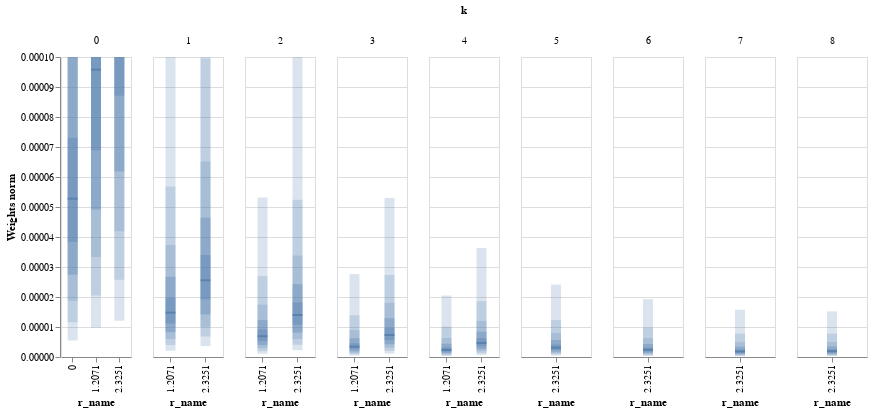

Source (notebook cell):
### Code cell
weights_grad = torch.cat([m.weights.grad.flatten(end_dim=1) for m in net.modules() if isinstance(m, SteeredConv2d) and m.weights.shape[-1]==27])
base.plot_weights_dist(weights_grad, wrange=(1e-10, 1e-4))

### Figure 1 — Vega-Lite specification as saved in the notebook (floating-point values rounded to 4 significant figures)
{"config": {"view": {"continuousWidth": 400, "continuousHeight": 300}}, "data": {"name": "data-4a39babf2869ba52b495e425de998319"}, "facet": {"column": {"type": "quantitative", "field": "k"}}, "spec": {"layer": [{"mark": {"type": "tick", "thickness": 2, "width": 10, "xOffset": 0}, "encoding": {"x": {"type": "nominal", "field": "r_name"}, "y": {"type": "quantitative", "axis": {}, "field": "median", "scale": {"domain": [1e-10, 0.0001], "type": "linear"}, "title": "Weights norm"}}, "selection": {"selector004": {"type": "interval", "bind": "scales", "encodings": ["y"]}}, "width": 70}, {"mark": {"type": "bar", "opacity": 0.2, "width": 10, "xOffset": 0}, "encoding": {"x": {"type": "nominal", "field": "r_name"}, "y": {"type": "quantitative", "field": "-q0", "title": ""}, "y2": {"field": "q0"}}, "width": 70}, {"mark": {"type": "bar", "opacity": 0.2, "width": 10, "xOffset": 0}, "encoding": {"x": {"type": "nominal", "field": "r_name"}, "y": {"type": "quantitative", "field": "-q1", "title": ""}, "y2": {"field": "q1"}}, "width": 70}, {"mark": {"type": "bar", "opacity": 0.2, "width": 10, "xOffset": 0}, "encoding": {"x": {"type": "nominal", "field": "r_name"}, "y": {"type": "quantitative", "field": "-q2", "title": ""}, "y2": {"field": "q2"}}, "width": 70}, {"mark": {"type": "bar", "opacity": 0.3, "width": 10, "xOffset": 0}, "encoding": {"x": {"type": "nominal", "field": "r_name"}, "y": {"type": "quantitative", "field": "-q3", "title": ""}, "y2": {"field": "q3"}}, "width": 70}, {"mark": {"type": "bar", "opacity": 0.3, "width": 10, "xOffset": 0}, "encoding": {"x": {"type": "nominal", "field": "r_name"}, "y": {"type": "quantitative", "field": "-q4", "title": ""}, "y2": {"field": "q4"}}, "width": 70}]}, "resolve": {"scale": {"x": "independent"}}, "$schema": "https://vega.github.io/schema/vega-lite/v4.8.1.json", "datasets": {"data-4a39babf2869ba52b495e425de998319": [{"r_name": 0.0, "k": 0, "r": 0.0, "name": "k=0 r=0.0", "median": 5.276e-05, "q0": 0.0005083, "-q0": 5.539e-06, "q1": 0.0002472, "-q1": 1.154e-05, "q2": 0.0001515, "-q2": 1.873e-05, "q3": 0.0001029, "-q3": 2.744e-05, "q4": 7.304e-05, "-q4": 3.832e-05}, {"r_name": 1.207, "k": 0, "r": 1.207, "name": "k=0 r=1.2071068286895752", "median": 9.576e-05, "q0": 0.0009764, "-q0": 9.747e-06, "q1": 0.0004675, "-q1": 2.054e-05, "q2": 0.0002849, "-q2": 3.337e-05, "q3": 0.0001907, "-q3": 4.919e-05, "q4": 0.0001335, "-q4": 6.884e-05}, {"r_name": 2.325, "k": 0, "r": 2.325, "name": "k=0 r=2.325140953063965", "median": 0.0001218, "q0": 0.001283, "-q0": 1.207e-05, "q1": 0.0006129, "-q1": 2.574e-05, "q2": 0.0003742, "-q2": 4.195e-05, "q3": 0.0002454, "-q3": 6.183e-05, "q4": 0.0001705, "-q4": 8.708e-05}, {"r_name": 1.207, "k": 1, "r": 1.207, "name": "k=1 r=1.2071068286895752", "median": 1.477e-05, "q0": 0.0001101, "-q0": 2.112e-06, "q1": 5.685e-05, "-q1": 3.972e-06, "q2": 3.731e-05, "-q2": 5.963e-06, "q3": 2.674e-05, "-q3": 8.294e-06, "q4": 1.968e-05, "-q4": 1.115e-05}, {"r_name": 2.325, "k": 1, "r": 2.325, "name": "k=1 r=2.325140953063965", "median": 2.555e-05, "q0": 0.0001883, "-q0": 3.678e-06, "q1": 9.95e-05, "-q1": 6.795e-06, "q2": 6.519e-05, "-q2": 1.011e-05, "q3": 4.639e-05, "-q3": 1.419e-05, "q4": 3.4e-05, "-q4": 1.916e-05}, {"r_name": 1.207, "k": 2, "r": 1.207, "name": "k=2 r=1.2071068286895752", "median": 6.937e-06, "q0": 5.319e-05, "-q0": 1.056e-06, "q1": 2.698e-05, "-q1": 1.935e-06, "q2": 1.746e-05, "-q2": 2.886e-06, "q3": 1.232e-05, "-q3": 3.961e-06, "q4": 9.184e-06, "-q4": 5.267e-06}, {"r_name": 2.325, "k": 2, "r": 2.325, "name": "k=2 r=2.325140953063965", "median": 1.399e-05, "q0": 0.0001005, "-q0": 2.258e-06, "q1": 5.239e-05, "-q1": 4.049e-06, "q2": 3.384e-05, "-q2": 5.968e-06, "q3": 2.428e-05, "-q3": 8.147e-06, "q4": 1.823e-05, "-q4": 1.075e-05}, {"r_name": 1.207, "k": 3, "r": 1.207, "name": "k=3 r=1.2071068286895752", "median": 3.443e-06, "q0": 2.763e-05, "-q0": 4.877e-07, "q1": 1.393e-05, "-q1": 9.192e-07, "q2": 8.944e-06, "-q2": 1.383e-06, "q3": 6.246e-06, "-q3": 1.917e-06, "q4": 4.581e-06, "-q4": 2.589e-06}, {"r_name": 2.325, "k": 3, "r": 2.325, "name": "k=3 r=2.325140953063965", "median": 7.337e-06, "q0": 5.302e-05, "-q0": 1.134e-06, "q1": 2.736e-05, "-q1": 2.073e-06, "q2": 1.806e-05, "-q2": 3.091e-06, "q3": 1.294e-05, "-q3": 4.252e-06, "q4": 9.663e-06, "-q4": 5.611e-06}, {"r_name": 1.207, "k": 4, "r": 1.207, "name": "k=4 r=1.2071068286895752", "median": 2.364e-06, "q0": 2.049e-05, "-q0": 3.122e-07, "q1": 1.007e-05, "-q1": 5.949e-07, "q2": 6.337e-06, "-q2": 9.135e-07, "q3": 4.414e-06, "-q3": 1.295e-06, "q4": 3.198e-06, "-q4": 1.768e-06}, {"r_name": 2.325, "k": 4, "r": 2.325, "name": "k=4 r=2.325140953063965", "median": 4.682e-06, "q0": 3.631e-05, "-q0": 6.946e-07, "q1": 1.861e-05, "-q1": 1.266e-06, "q2": 1.203e-05, "-q2": 1.9e-06, "q3": 8.459e-06, "-q3": 2.62e-06, "q4": 6.276e-06, "-q4": 3.511e-06}, {"r_name": 2.325, "k": 5, "r": 2.325, "name": "k=5 r=2.325140953063965", "median": 3.127e-06, "q0": 2.414e-05, "-q0": 4.679e-07, "q1": 1.236e-05, "-q1": 8.461e-07, "q2": 8.043e-06, "-q2": 1.263e-06, "q3": 5.661e-06, "-q3": 1.764e-06, "q4": 4.167e-06, "-q4": 2.355e-06}, {"r_name": 2.325, "k": 6, "r": 2.325, "name": "k=6 r=2.325140953063965", "median": 2.394e-06, "q0": 1.926e-05, "-q0": 3.195e-07, "q1": 9.746e-06, "-q1": 6.024e-07, "q2": 6.258e-06, "-q2": 9.233e-07, "q3": 4.367e-06, "-q3": 1.302e-06, "q4": 3.209e-06, "-q4": 1.779e-06}, {"r_name": 2.325, "k": 7, "r": 2.325, "name": "k=7 r=2.325140953063965", "median": 1.844e-06, "q0": 1.575e-05, "-q0": 2.107e-07, "q1": 7.79e-06, "-q1": 4.244e-07, "q2": 4.917e-06, "-q2": 6.752e-07, "q3": 3.423e-06, "-q3": 9.833e-07, "q4": 2.495e-06, "-q4": 1.356e-06}, {"r_name": 2.325, "k": 8, "r": 2.325, "name": "k=8 r=2.325140953063965", "median": 1.926e-06, "q0": 1.52e-05, "-q0": 2.712e-07, "q1": 7.811e-06, "-q1": 4.997e-07, "q2": 5.042e-06, "-q2": 7.571e-07, "q3": 3.529e-06, "-q3": 1.066e-06, "q4": 2.581e-06, "-q4": 1.45e-06}]}}
